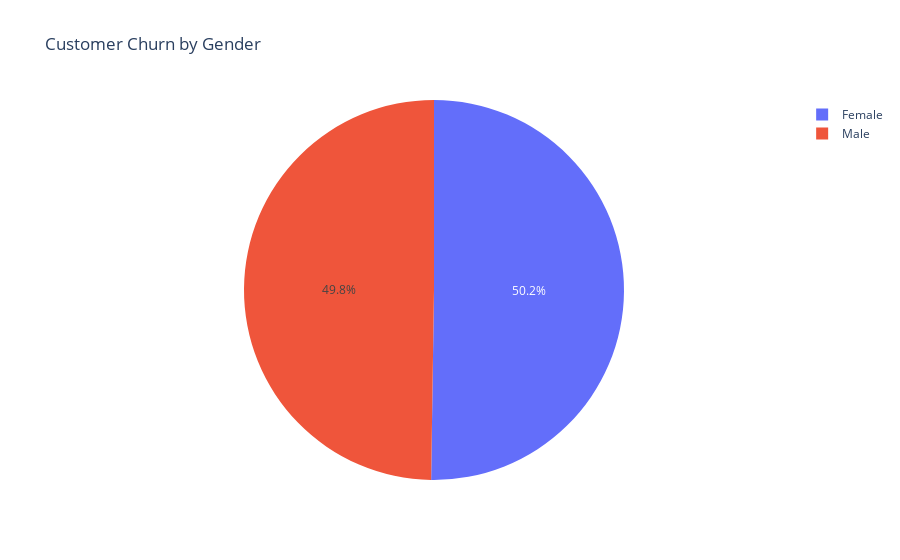

Here is the notebook cell this chart was saved with:
### Markdown cell above
Percentage of Churning for both Male and Female is almost half (50%) with male slighlty higher. Hence churning behavior appears not to be affected by gender. All genders can be equally targeted by advertisements

### Code cell
fig = px.pie(churn_by_gender, values = 'Counts', names = 'gender',
             title = 'Customer Churn by Gender')
fig.show()

### Figure 1 — Plotly figure (JSON) as saved in the notebook; plotly's stock layout.template omitted (floating-point values rounded to 4 significant figures)
{"data": [{"domain": {"x": [0, 1], "y": [0, 1]}, "hovertemplate": "gender=%{label}<br>Counts=%{value}<extra></extra>", "labels": ["Female", "Male"], "legendgroup": "", "name": "", "showlegend": true, "type": "pie", "values": [939, 930]}], "layout": {"autosize": true, "legend": {"tracegroupgap": 0}, "title": {"text": "Customer Churn by Gender"}}}
